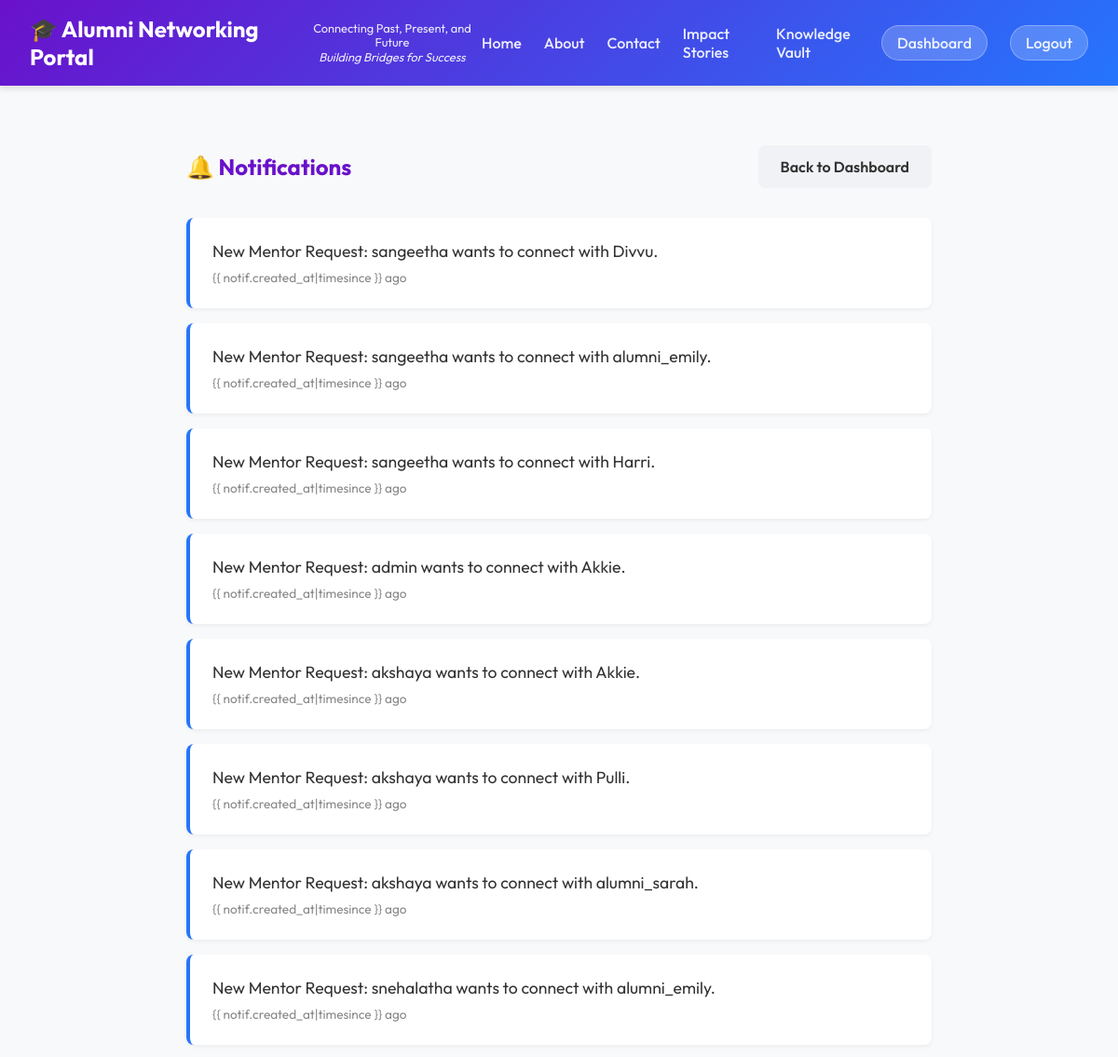
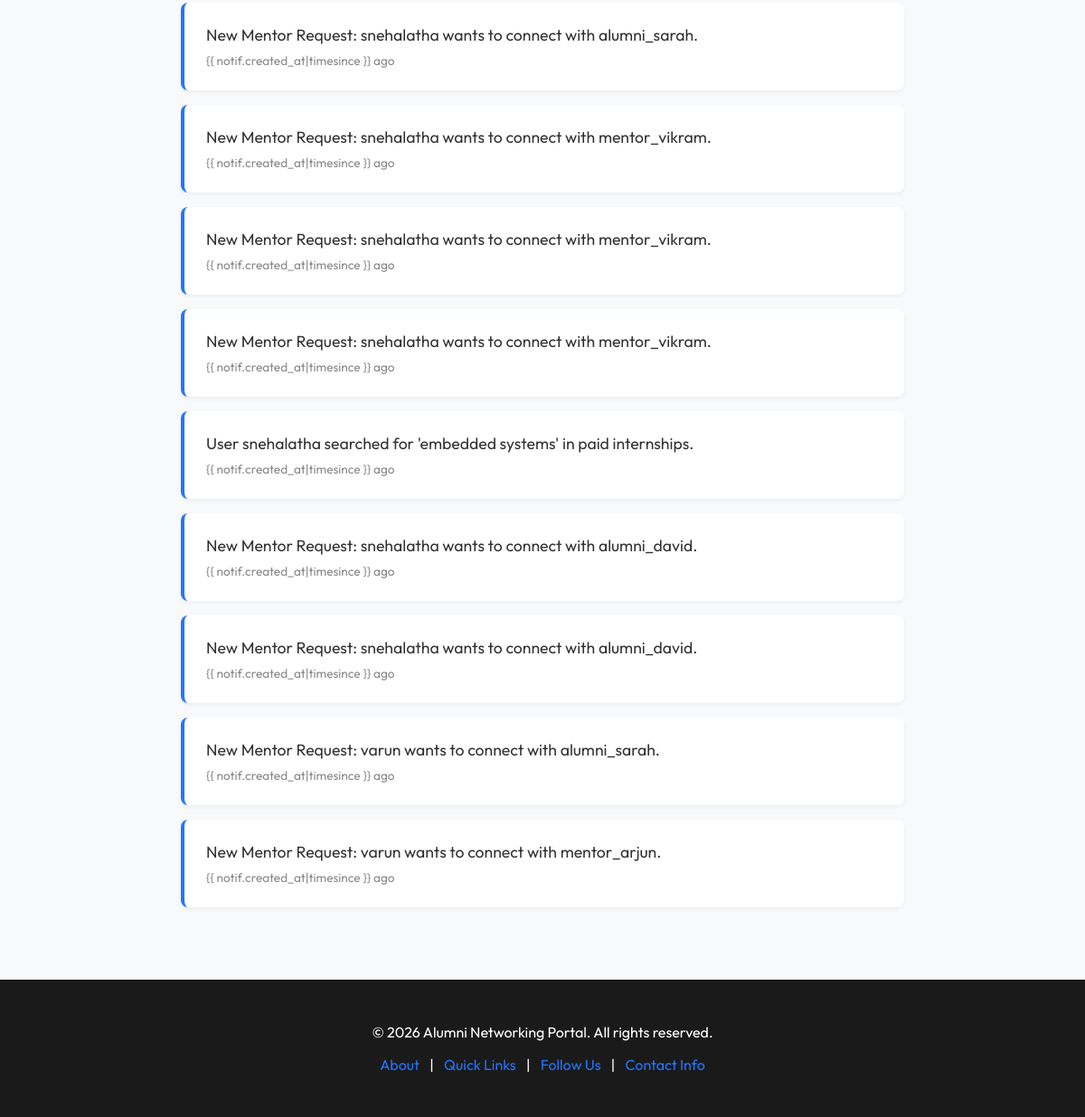
/notifications/ (signed in), run on the app's committed database (2 pictures, top to bottom).
### network/models.py (models this page shows, shortened)
class Notification(models.Model):
    user = models.ForeignKey(User, on_delete=models.CASCADE)
    message = models.CharField(max_length=255)
    is_read = models.BooleanField(default=False)
    created_at = models.DateTimeField(auto_now_add=True)

### network/views.py (the view)
# urls.py: path('notifications/', views.notifications_view, name='notifications'),
@login_required
def notifications_view(request):
    notifications = Notification.objects.filter(user=request.user).order_by('-created_at')
    if not notifications:
        notifications = [
            {'message': 'New Internship posted: Frontend Developer at TechCorp', 'created_at': 'Today'},
            {'message': 'Your profile was viewed by 5 recruiters', 'created_at': 'Yesterday'},
            {'message': 'Reminder: Python Workshop starts in 2 days', 'created_at': '2 days ago'}
        ]
    return render(request, 'notifications.html', {'notifications': notifications})

### templates/notifications.html
{% extends 'base.html' %}
{% block content %}
<div class="container" style="max-width: 800px; margin: 2rem auto; padding: 2rem;">
    <div style="display: flex; justify-content: space-between; align-items: center; margin-bottom: 2rem;">
        <h2 style="color: var(--primary-color); margin: 0;">🔔 Notifications</h2>
        <a href="{% url 'dashboard' %}" class="btn" style="background: #f0f2f5; color: #333;">Back to Dashboard</a>
    </div>
    <div class="notification-list">
        {% for notif in notifications %}
        <div
            style="background: white; padding: 1.5rem; margin-bottom: 1rem; border-radius: 8px; box-shadow: 0 2px 4px rgba(0,0,0,0.05); border-left: 4px solid var(--secondary-color);">
            <p style="margin: 0; font-size: 1.1rem; color: #333;">{{ notif.message }}</p>
            <span style="font-size: 0.85rem; color: #888; display: block; margin-top: 0.5rem;">{{
                notif.created_at|timesince }} ago</span>
        </div>
        {% empty %}
        <div style="text-align: center; padding: 3rem; color: #666;">
            <p>No new notifications.</p>
        </div>
        {% endfor %}
    </div>
</div>
{% endblock %}

### templates/base.html (style rules this page uses)
:root { --primary-color: #6a11cb; --secondary-color: #2575fc; --accent-color: #ff9a9e; --text-color: #333; --bg-color: #f8f9fa; --glass-bg: rgba(255, 255, 255, 0.85); --glass-border: rgba(255, 255, 255, 0.3); }
body { font-family: 'Outfit', sans-serif; margin: 0; padding: 0; background-color: var(--bg-color); color: var(--text-color); display: flex; flex-direction: column; min-height: 100vh; }
.container { max-width: 1200px; margin: 0 auto; padding: 2rem; }
.btn { background: linear-gradient(135deg, var(--primary-color), var(--secondary-color)); color: white; padding: 0.8rem 1.5rem; border: none; border-radius: 8px; cursor: pointer; font-weight: 600; transition: transform 0.2s, box-shadow 0.2s; text-decoration: none; display: inline-block; }

### data on the page
Notification: message "New Mentor Request: sangeetha wants to connect with Divvu."
Notification: message "New Mentor Request: sangeetha wants to connect with alumni_emily."
Notification: message "New Mentor Request: sangeetha wants to connect with Harri."
Notification: message "New Mentor Request: admin wants to connect with Akkie."
Notification: message "New Mentor Request: akshaya wants to connect with Akkie."
Notification: message "New Mentor Request: akshaya wants to connect with Pulli."
Notification: message "New Mentor Request: akshaya wants to connect with alumni_sarah."
Notification: message "New Mentor Request: snehalatha wants to connect with alumni_emily."
Notification: message "New Mentor Request: snehalatha wants to connect with alumni_sarah."
Notification: message "New Mentor Request: snehalatha wants to connect with mentor_vikram."
Notification: message "New Mentor Request: snehalatha wants to connect with mentor_vikram."
Notification: message "New Mentor Request: snehalatha wants to connect with mentor_vikram."
Notification: message "User snehalatha searched for 'embedded systems' in paid internships."
Notification: message "New Mentor Request: snehalatha wants to connect with alumni_david."
Notification: message "New Mentor Request: snehalatha wants to connect with alumni_david."
Notification: message "New Mentor Request: varun wants to connect with alumni_sarah."
Notification: message "New Mentor Request: varun wants to connect with mentor_arjun."
